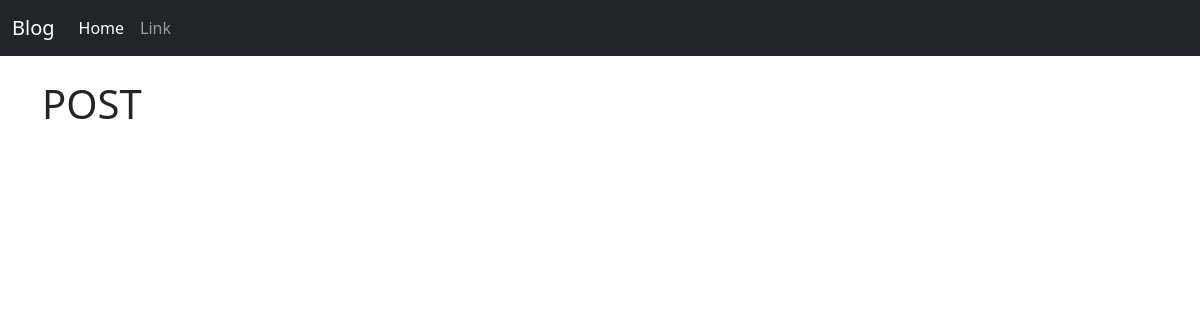
The app's page /, older data.
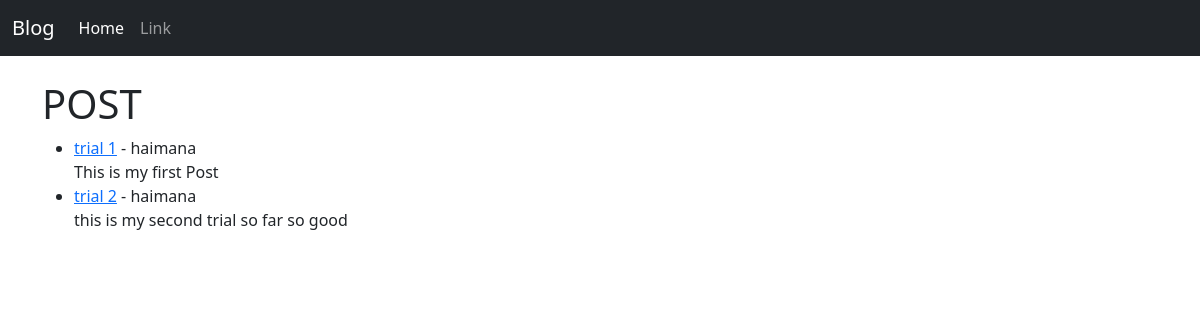
The same page, newer data.
### blog/models.py (models this page shows, shortened)
class Post(models.Model):
    title = models.CharField(max_length=255)
    title_tag = models.CharField(max_length=255, default="Post")
    author = models.ForeignKey(User, on_delete=models.CASCADE)
    body = models.TextField()

### blog/views.py (the view)
# urls.py: path('',HomeView.as_view(), name = 'home'),
class HomeView(ListView):
    model = Post
    template_name = 'home.html'

### blog/templates/home.html
{% extends 'base.html' %}
{% block content %}
<h1> POST</h1>
    <ul>
        {% for post in object_list %}
            <li><a href="{%url 'articles' post.pk %}">{{post.title}}</a> - {{post.author}} <br/>
            {{post.body}} </li>
        {% endfor %}
    </ul>
{% endblock %}

### blog/templates/base.html (shortened to what this page needs)
<!doctype html>
<html lang="en">
  <head>
    <link href="https://cdn.jsdelivr.net/npm/bootstrap@5.3.0/dist/css/bootstrap.min.css" rel="stylesheet">
  </head>
<body>
    <nav class="navbar navbar-expand-lg navbar-dark bg-dark">
        <div class="container-fluid">
          <a class="navbar-brand" href="{% url 'home'%}">Blog</a>
          <div class="collapse navbar-collapse" id="navbarSupportedContent">
            <ul class="navbar-nav me-auto mb-2 mb-lg-0">
              <li class="nav-item">
                <a class="nav-link active" aria-current="page" href="#">Home</a>
              </li>
              <li class="nav-item">
                <a class="nav-link" href="#">Link</a>
              </li>
            </ul>
          </div>
        </div>
      </nav>
   <br/>
    <div class="container">
        {% block content %}
        {% endblock %}
    </div>
</body>
</html>

Row changes from the older to the newer data that the page shows:
added Post: title "trial 1", author "haimana", body "This is my first Post"
added Post: title "trial 2", author "haimana", body "this is my second trial so far so good"
